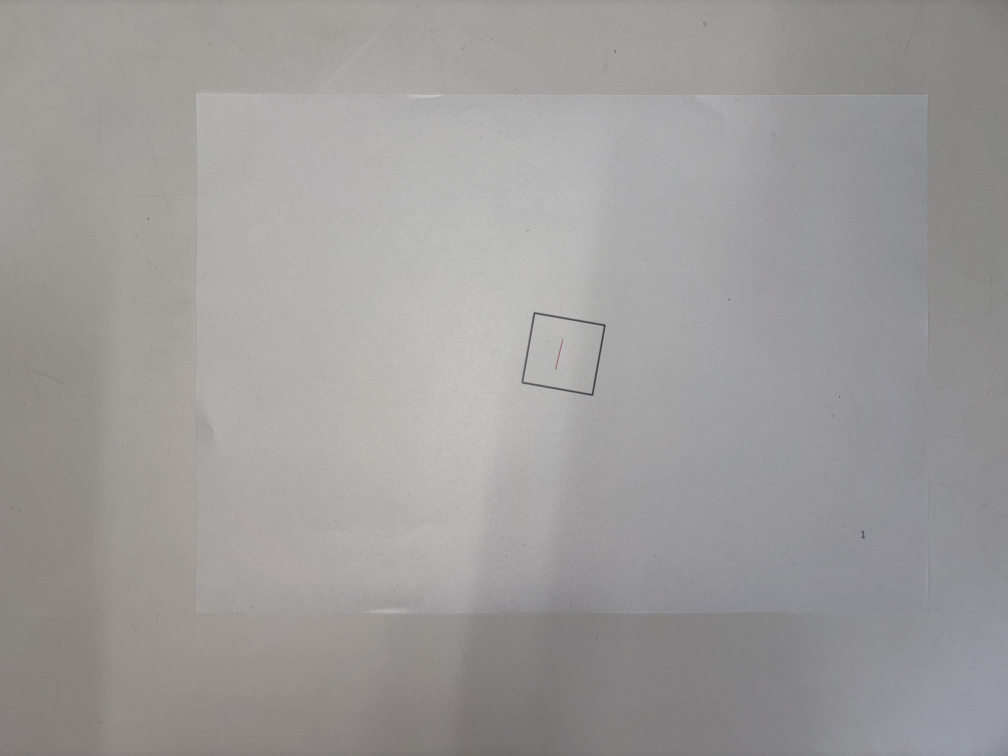
#> input picture box/1.jpg, 4032 x 3024 px (shown at 1/4 size); its folder holds only this picture in this run
$ python auto_label_augment_train.py
#> lines starting #> are read from the running program, lines starting #| are printed output that depends on the picture; after the words box and inside, x2 and y2 are one past the last pixel; in counts of white or black regions, pixels touching at a corner belong together
import argparse
import json
import math
import random
import shutil
from pathlib import Path

import cv2
import numpy as np
import yaml
from ultralytics import YOLO


DIGIT_NAMES = [
    "zero",
    "one",
    "two",
    "three",
    "four",
    "five",
    "six",
    "seven",
    "eight",
    "nine",
]


def parse_args():
    parser = argparse.ArgumentParser(
        description="未アノテーション画像から疑似ラベルを作成し、増強データでYOLOを再学習する。"
    )
    parser.add_argument("--source-dir", default="box", help="未アノテーション画像が入ったフォルダー")
    parser.add_argument("--output-dir", default="docker/ai/train_data/generated", help="生成データセットの出力先")
    parser.add_argument("--runs-dir", default="docker/ai/train_data/runs", help="学習結果の出力先")
    parser.add_argument("--box-model", default="docker/ai/train_data/ref/best_cripper.pt", help="矩形検出の初期モデル")
    parser.add_argument("--digit-model", default="docker/ai/train_data/ref/best_detecter.pt", help="数字検出の初期モデル")
    parser.add_argument("--box-epochs", type=int, default=30, help="矩形検出モデルの学習エポック数")
    parser.add_argument("--digit-epochs", type=int, default=30, help="数字検出モデルの学習エポック数")
    parser.add_argument("--box-augment", type=int, default=5, help="矩形画像1枚あたりの増強枚数")
    parser.add_argument("--digit-augment", type=int, default=4, help="数字切り出し1枚あたりの増強枚数")
    parser.add_argument("--imgsz", type=int, default=640, help="YOLO学習時の入力サイズ")
    parser.add_argument("--batch", type=int, default=4, help="YOLO学習時のバッチサイズ")
    parser.add_argument("--seed", type=int, default=42, help="乱数シード")
    parser.add_argument("--skip-train", action="store_true", help="データセット生成だけ実行する")
    return parser.parse_args()


def numeric_sort_key(path: Path):
    return int(path.stem) if path.stem.isdigit() else path.stem


def safe_reset_dir(path: Path):
    resolved = path.resolve()
    if "train_data/generated" not in str(resolved):
        raise ValueError(f"安全のため generated 配下以外は削除しません: {resolved}")
    if path.exists():
        shutil.rmtree(path)
    path.mkdir(parents=True, exist_ok=True)


def ensure_dataset_dirs(dataset_dir: Path):
    for split in ("train", "val"):
        (dataset_dir / "images" / split).mkdir(parents=True, exist_ok=True)
        (dataset_dir / "labels" / split).mkdir(parents=True, exist_ok=True)


def detect_black_boxes(image):
    """黒い矩形枠をOpenCVで検出する。赤い数字は除外するため、RGBすべてが暗い画素だけを見る。"""
    height, width = image.shape[:2]
    b, g, r = cv2.split(image)
    mask = ((b < 115) & (g < 115) & (r < 115)).astype(np.uint8) * 255
    kernel = cv2.getStructuringElement(cv2.MORPH_RECT, (5, 5))
    mask = cv2.morphologyEx(mask, cv2.MORPH_CLOSE, kernel, iterations=1)
    mask = cv2.dilate(mask, kernel, iterations=1)
    contours, _ = cv2.findContours(mask, cv2.RETR_EXTERNAL, cv2.CHAIN_APPROX_SIMPLE)

    boxes = []
    image_area = width * height
    for contour in contours:
        x, y, w, h = cv2.boundingRect(contour)
        area = w * h
        ratio = w / max(h, 1)
        if area < image_area * 0.0012:
            continue
        if area > image_area * 0.04:
            continue
        if ratio < 0.35 or ratio > 4.0:
            continue
        boxes.append([x, y, x + w, y + h])

    return merge_boxes(boxes)


def merge_boxes(boxes, overlap_threshold=0.50):
    merged = []
    for box in sorted(boxes, key=lambda row: (row[1], row[0])):
        did_merge = False
        for index, current in enumerate(merged):
            if intersection_over_min_area(box, current) > overlap_threshold:
                merged[index] = [
                    min(box[0], current[0]),
                    min(box[1], current[1]),
                    max(box[2], current[2]),
                    max(box[3], current[3]),
                ]
                did_merge = True
                break
        if not did_merge:
            merged.append(box)
    return merged


# [9 lines left out: function intersection_over_min_area, not called in this run]


def resize_with_boxes(image, boxes, max_dim):
    height, width = image.shape[:2]
    scale = min(max_dim / max(width, height), 1.0)
    if scale == 1.0:
        return image, boxes
    new_width = int(round(width * scale))
    new_height = int(round(height * scale))
    resized = cv2.resize(image, (new_width, new_height), interpolation=cv2.INTER_AREA)
    scaled_boxes = [[coord * scale for coord in box] for box in boxes]
    return resized, scaled_boxes


def write_image_and_labels(image_path: Path, label_path: Path, image, boxes, class_ids):
    image_path.parent.mkdir(parents=True, exist_ok=True)
    label_path.parent.mkdir(parents=True, exist_ok=True)
    cv2.imwrite(str(image_path), image, [int(cv2.IMWRITE_JPEG_QUALITY), 94])
    height, width = image.shape[:2]
    rows = []
    for class_id, box in zip(class_ids, boxes):
        clipped = clip_box(box, width, height)
        if clipped is None:
            continue
        x1, y1, x2, y2 = clipped
        x_center = ((x1 + x2) / 2) / width
        y_center = ((y1 + y2) / 2) / height
        box_width = (x2 - x1) / width
        box_height = (y2 - y1) / height
        rows.append(f"{class_id} {x_center:.6f} {y_center:.6f} {box_width:.6f} {box_height:.6f}")
    label_path.write_text("\n".join(rows) + ("\n" if rows else ""), encoding="utf-8")


def clip_box(box, width, height, min_size=3):
    x1, y1, x2, y2 = box
    x1 = max(0, min(width - 1, float(x1)))
    y1 = max(0, min(height - 1, float(y1)))
    x2 = max(0, min(width - 1, float(x2)))
    y2 = max(0, min(height - 1, float(y2)))
    if x2 - x1 < min_size or y2 - y1 < min_size:
        return None
    return [x1, y1, x2, y2]


# [60 lines left out: functions affine_augment, transform_boxes, not called in this run]


def write_data_yaml(dataset_dir: Path, names):
    data = {
        "path": str(dataset_dir.resolve()),
        "train": "images/train",
        "val": "images/val",
        "names": names,
    }
    yaml_path = dataset_dir / "data.yaml"
    yaml_path.write_text(yaml.safe_dump(data, allow_unicode=True, sort_keys=False), encoding="utf-8")
    return yaml_path


def build_box_dataset(source_paths, output_dir: Path, rng, augment_count):
    dataset_dir = output_dir / "box_detector"
    safe_reset_dir(dataset_dir)
    ensure_dataset_dirs(dataset_dir)

    stats = {
        "source_images": len(source_paths),
        "train_images": 0,
        "val_images": 0,
        "total_labels": 0,
        "empty_images": [],
        "label_counts": {},
    }

    for index, source_path in enumerate(source_paths):
        split = "val" if index % 5 == 0 else "train"
        image = cv2.imread(str(source_path))
        if image is None:
            continue
        boxes = detect_black_boxes(image)
        image, boxes = resize_with_boxes(image, boxes, max_dim=1600)
        class_ids = [0] * len(boxes)
        stem = source_path.stem

        write_image_and_labels(
            dataset_dir / "images" / split / f"{stem}.jpg",
            dataset_dir / "labels" / split / f"{stem}.txt",
            image,
            boxes,
            class_ids,
        )
        stats[f"{split}_images"] += 1
        stats["total_labels"] += len(boxes)
        stats["label_counts"][source_path.name] = len(boxes)
        if not boxes:
            stats["empty_images"].append(source_path.name)

        if split == "train" and boxes:
            for aug_index in range(augment_count):
                augmented, augmented_boxes = affine_augment(image, boxes, rng, allow_flip=True)
                write_image_and_labels(
                    dataset_dir / "images" / split / f"{stem}_aug{aug_index}.jpg",
                    dataset_dir / "labels" / split / f"{stem}_aug{aug_index}.txt",
                    augmented,
                    augmented_boxes,
                    [0] * len(augmented_boxes),
                )
                stats["train_images"] += 1
                stats["total_labels"] += len(augmented_boxes)

    stats["yaml"] = str(write_data_yaml(dataset_dir, {0: "box"}))
    return dataset_dir, stats


# [69 lines left out: functions crop_with_padding, detect_digit_boxes, filter_digit_labels, box_iou, not called in this run]


def build_digit_dataset(source_paths, output_dir: Path, rng, augment_count, digit_model_path: str):
    dataset_dir = output_dir / "digit_detector"
    safe_reset_dir(dataset_dir)
    ensure_dataset_dirs(dataset_dir)
    digit_model = YOLO(digit_model_path)

    stats = {
        "source_images": len(source_paths),
        "train_images": 0,
        "val_images": 0,
        "total_labels": 0,
        "skipped_crops": 0,
        "label_counts": {},
    }

    crop_index = 0
    for image_index, source_path in enumerate(source_paths):
        split = "val" if image_index % 5 == 0 else "train"
        image = cv2.imread(str(source_path))
        if image is None:
            continue
        box_labels = detect_black_boxes(image)
        for box_index, box in enumerate(box_labels):
            crop, _ = crop_with_padding(image, box)
            if crop is None:
                continue
            digit_boxes, class_ids, confidences = detect_digit_boxes(digit_model, crop)
            if not digit_boxes:
                stats["skipped_crops"] += 1
                continue

            name = f"{source_path.stem}_{box_index:02d}"
            write_image_and_labels(
                dataset_dir / "images" / split / f"{name}.jpg",
                dataset_dir / "labels" / split / f"{name}.txt",
                crop,
                digit_boxes,
                class_ids,
            )
            stats[f"{split}_images"] += 1
            stats["total_labels"] += len(digit_boxes)
            stats["label_counts"][name] = {
                "digits": len(digit_boxes),
                "classes": [DIGIT_NAMES[class_id] for class_id in class_ids],
                "confidences": [round(value, 4) for value in confidences],
            }
            crop_index += 1

            if split == "train":
                for aug_index in range(augment_count):
                    augmented, augmented_boxes = affine_augment(crop, digit_boxes, rng, allow_flip=False)
                    if len(augmented_boxes) != len(digit_boxes):
                        continue
                    write_image_and_labels(
                        dataset_dir / "images" / split / f"{name}_aug{aug_index}.jpg",
                        dataset_dir / "labels" / split / f"{name}_aug{aug_index}.txt",
                        augmented,
                        augmented_boxes,
                        class_ids,
                    )
                    stats["train_images"] += 1
                    stats["total_labels"] += len(augmented_boxes)

    stats["yaml"] = str(write_data_yaml(dataset_dir, {index: name for index, name in enumerate(DIGIT_NAMES)}))
    stats["crops_with_labels"] = crop_index
    return dataset_dir, stats


# [22 lines left out: function train_model, not called in this run]


def main():
    args = parse_args()
    rng = random.Random(args.seed)
    np.random.seed(args.seed)

    source_dir = Path(args.source_dir)
    output_dir = Path(args.output_dir)
    runs_dir = Path(args.runs_dir)
    source_paths = sorted(source_dir.glob("*.jpg"), key=numeric_sort_key)
    if not source_paths:
        raise FileNotFoundError(f"画像が見つかりません: {source_dir}")

    output_dir.mkdir(parents=True, exist_ok=True)
    runs_dir.mkdir(parents=True, exist_ok=True)

    box_dataset_dir, box_stats = build_box_dataset(source_paths, output_dir, rng, args.box_augment)
#> in build_box_dataset, image is the input picture: shape (3024, 4032, 3); mean B, G, R 154.5, 155.5, 157.2
#> in detect_black_boxes, `mask = ((b < 115) & (g < 115) & (r < 115)).astype(np.uint8) * 255`:
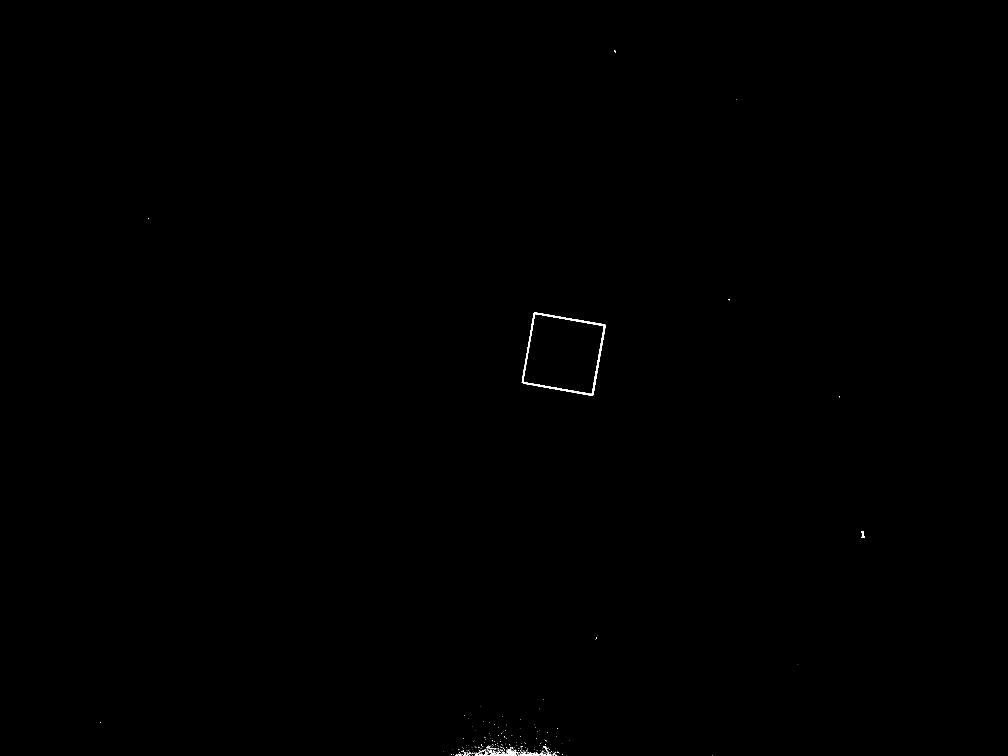
#> mask: shape (3024, 4032) (shown at 1/4 size); 0.09% white; 375 white regions (359 under 20 px), largest, box (x1, y1, x2, y2) and area: (2087, 1249, 2422, 1583) 6999, (1949, 2996, 2068, 3024) 1039, (2075, 3010, 2157, 3024) 572
#> in detect_black_boxes, `mask = cv2.dilate(mask, kernel, iterations=1)`:
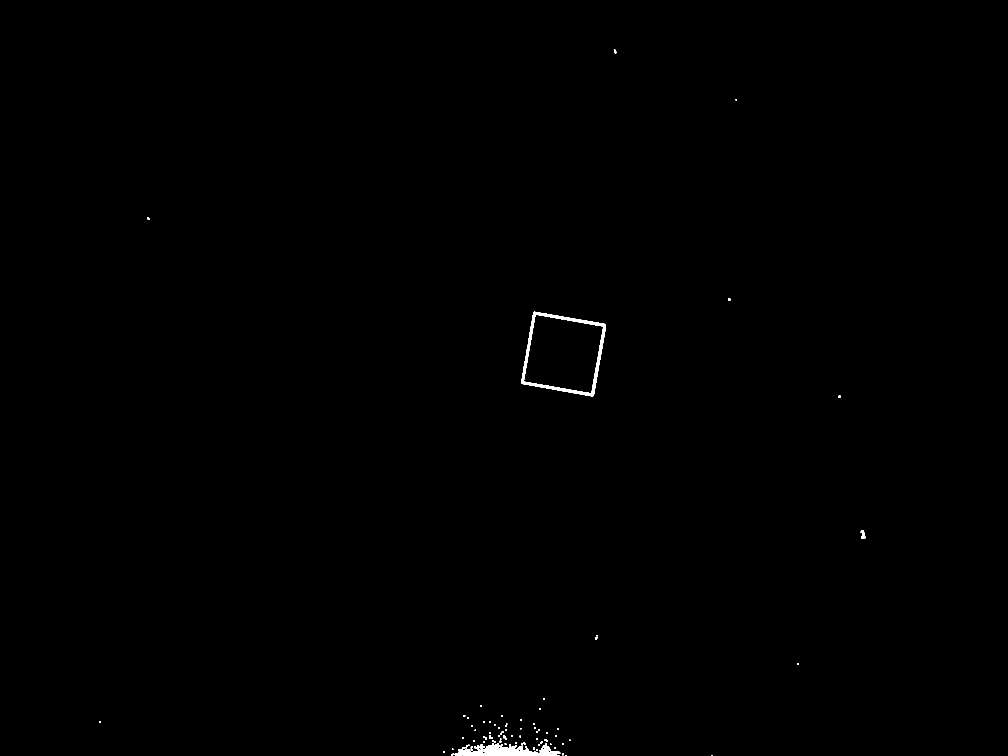
#> mask: shape (3024, 4032) (shown at 1/4 size); 0.22% white; 97 white regions (2 under 20 px)
#> in detect_black_boxes, `contours, _ = cv2.findContours(mask, cv2.RETR_EXTERNAL, cv2.CHAIN_APPR..`: contours = 97 contours, 29 with area under 20; largest, box (x1, y1, x2, y2) and area: (2085, 1247, 2424, 1585) 86266, (1820, 2976, 2241, 3024) 9926, (3443, 2122, 3461, 2154) 344, (2070, 2983, 2092, 2997) 140, (2014, 2942, 2028, 2958) 91
#> the loop in detect_black_boxes, `for contour in contours:` made 97 passes
#> (contour, x, y, w, h, area, ratio) on passes 3, 6, 7, 8, 9: ([[1804, 3016], [1804, 3021], [1809, 3021], [1809, 3016]], 1804, 3016, 6, 6, 36, 1), ([[1773, 3005], [1773, 3009], [1777, 3009], [1777, 3005]], 1773, 3005, 5, 5, 25, 1), ([[2158, 3000], [2158, 3004], [2163, 3004], [2163, 3000]], 2158, 3000, 6, 5, 30, 1.2), ([[2145, 2998], [2145, 3002], [2151, 3002], [2151, 2998]], 2145, 2998, 7, 5, 35, 1.4), ([[1886, 2997], [1886, 3001], [1890, 3001], [1890, 2997]], 1886, 2997, 5, 5, 25, 1)
#> after the loop in detect_black_boxes, `for contour in contours:`: boxes = [[2085, 1247, 2424, 1585]]
#> the loop in merge_boxes, `for box in sorted(boxes, key=lambda row: (row[1], row[0])):` made 1 pass
#> in resize_with_boxes, `scaled_boxes = [[coord * scale for coord in box] for box in boxes]`: scaled_boxes = [[827.4, 494.8, 961.9, 629]]
#> in build_box_dataset, `class_ids = [0] * len(boxes)`: class_ids = [0]
#> the loop in write_image_and_labels, `for class_id, box in zip(class_ids, boxes):` made 1 pass
#> (class_id, x_center, y_center, box_width) on pass 1: (0, 0.559, 0.468, 0.0841)
#> after the loop in write_image_and_labels, `for class_id, box in zip(class_ids, boxes):`: rows = ['0 0.559152 0.468254 0.084077 0.111772']
#> box_stats = 7 items
    digit_dataset_dir, digit_stats = build_digit_dataset(
        source_paths,
        output_dir,
        rng,
        args.digit_augment,
        args.digit_model,
    )

    report = {
        "box_dataset": box_stats,
        "digit_dataset": digit_stats,
        "training": {},
    }

    if not args.skip_train:
        report["training"]["box"] = train_model(
            args.box_model,
            box_dataset_dir / "data.yaml",
            runs_dir,
            "box_finetune",
            args.box_epochs,
            args.imgsz,
            args.batch,
        )
        report["training"]["digit"] = train_model(
            args.digit_model,
            digit_dataset_dir / "data.yaml",
            runs_dir,
            "digit_finetune",
            args.digit_epochs,
            args.imgsz,
            args.batch,
        )

    report_path = output_dir / "report.json"
    report_path.write_text(json.dumps(report, ensure_ascii=False, indent=2), encoding="utf-8")
    summary = {
        "report": str(report_path),
        "box_dataset": {
            "train_images": box_stats["train_images"],
            "val_images": box_stats["val_images"],
            "total_labels": box_stats["total_labels"],
            "empty_images": box_stats["empty_images"],
            "yaml": box_stats["yaml"],
        },
        "digit_dataset": {
            "train_images": digit_stats["train_images"],
            "val_images": digit_stats["val_images"],
            "total_labels": digit_stats["total_labels"],
            "skipped_crops": digit_stats["skipped_crops"],
            "crops_with_labels": digit_stats["crops_with_labels"],
            "yaml": digit_stats["yaml"],
        },
        "training": report["training"],
    }
    print(json.dumps(summary, ensure_ascii=False, indent=2))


if __name__ == "__main__":
    main()
#> (the call stopped at in build_digit_dataset, `digit_model = YOLO(digit_model_path)`: ultralytics is not available in this run)
